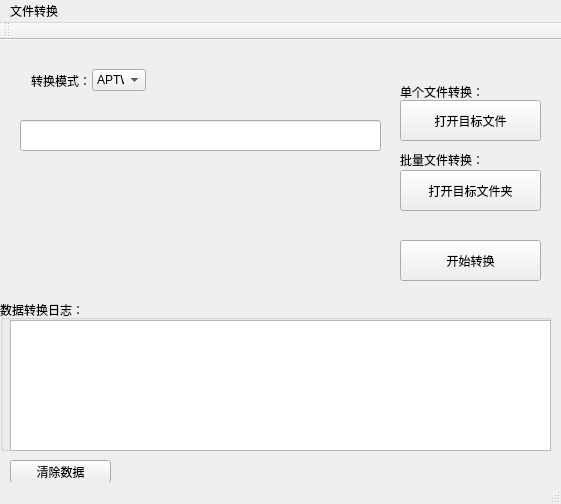
<?xml version="1.0" encoding="UTF-8"?>
<ui version="4.0">
 <class>MainWindow</class>
 <widget class="QMainWindow" name="MainWindow">
  <property name="geometry">
   <rect>
    <x>0</x>
    <y>0</y>
    <width>561</width>
    <height>504</height>
   </rect>
  </property>
  <property name="windowTitle">
   <string>MainWindow</string>
  </property>
  <widget class="QWidget" name="centralWidget">
   <widget class="QGroupBox" name="groupBox">
    <property name="geometry">
     <rect>
      <x>0</x>
      <y>260</y>
      <width>551</width>
      <height>151</height>
     </rect>
    </property>
    <property name="title">
     <string>数据转换日志：</string>
    </property>
    <widget class="QTextEdit" name="LogTextEdit">
     <property name="geometry">
      <rect>
       <x>10</x>
       <y>20</y>
       <width>541</width>
       <height>131</height>
      </rect>
     </property>
    </widget>
   </widget>
   <widget class="QPushButton" name="ClearDataButton">
    <property name="geometry">
     <rect>
      <x>10</x>
      <y>420</y>
      <width>101</width>
      <height>23</height>
     </rect>
    </property>
    <property name="text">
     <string>清除数据</string>
    </property>
   </widget>
   <widget class="QLineEdit" name="FilePathEdit">
    <property name="geometry">
     <rect>
      <x>20</x>
      <y>80</y>
      <width>361</width>
      <height>31</height>
     </rect>
    </property>
    <property name="readOnly">
     <bool>true</bool>
    </property>
   </widget>
   <widget class="QPushButton" name="OpenFilePathButton">
    <property name="geometry">
     <rect>
      <x>400</x>
      <y>60</y>
      <width>141</width>
      <height>41</height>
     </rect>
    </property>
    <property name="text">
     <string>打开目标文件</string>
    </property>
   </widget>
   <widget class="QPushButton" name="StartConversionButton">
    <property name="geometry">
     <rect>
      <x>400</x>
      <y>200</y>
      <width>141</width>
      <height>41</height>
     </rect>
    </property>
    <property name="text">
     <string>开始转换</string>
    </property>
   </widget>
   <widget class="QWidget" name="horizontalLayoutWidget">
    <property name="geometry">
     <rect>
      <x>20</x>
      <y>10</y>
      <width>137</width>
      <height>61</height>
     </rect>
    </property>
    <layout class="QHBoxLayout" name="horizontalLayout">
     <item>
      <widget class="QLabel" name="label_2">
       <property name="text">
        <string>转换模式：</string>
       </property>
      </widget>
     </item>
     <item>
      <widget class="QComboBox" name="comboBox_2">
       <item>
        <property name="text">
         <string>APTWTi</string>
        </property>
       </item>
       <item>
        <property name="text">
         <string>WFMs</string>
        </property>
       </item>
      </widget>
     </item>
    </layout>
   </widget>
   <widget class="QLabel" name="label">
    <property name="geometry">
     <rect>
      <x>400</x>
      <y>42</y>
      <width>81</width>
      <height>20</height>
     </rect>
    </property>
    <property name="text">
     <string>单个文件转换：</string>
    </property>
   </widget>
   <widget class="QLabel" name="label_3">
    <property name="geometry">
     <rect>
      <x>400</x>
      <y>109</y>
      <width>81</width>
      <height>21</height>
     </rect>
    </property>
    <property name="text">
     <string>批量文件转换：</string>
    </property>
   </widget>
   <widget class="QPushButton" name="OpenDirButton">
    <property name="geometry">
     <rect>
      <x>400</x>
      <y>130</y>
      <width>141</width>
      <height>41</height>
     </rect>
    </property>
    <property name="text">
     <string>打开目标文件夹</string>
    </property>
   </widget>
  </widget>
  <widget class="QMenuBar" name="menuBar">
   <property name="geometry">
    <rect>
     <x>0</x>
     <y>0</y>
     <width>561</width>
     <height>23</height>
    </rect>
   </property>
   <widget class="QMenu" name="menu">
    <property name="title">
     <string>文件转换</string>
    </property>
   </widget>
   <addaction name="menu"/>
  </widget>
  <widget class="QToolBar" name="mainToolBar">
   <attribute name="toolBarArea">
    <enum>TopToolBarArea</enum>
   </attribute>
   <attribute name="toolBarBreak">
    <bool>false</bool>
   </attribute>
  </widget>
  <widget class="QStatusBar" name="statusBar"/>
 </widget>
 <layoutdefault spacing="6" margin="11"/>
 <resources/>
 <connections/>
</ui>
